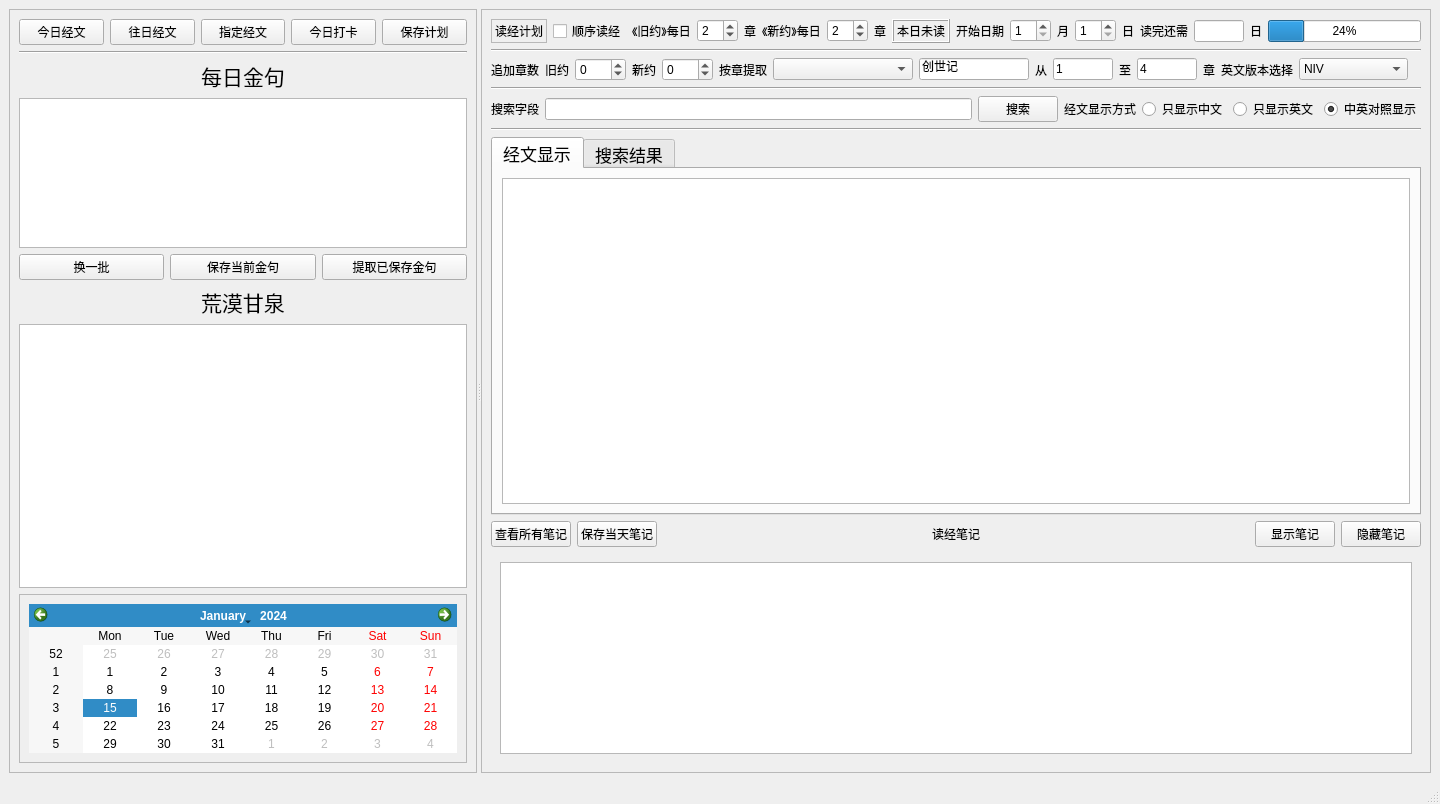
<?xml version="1.0" encoding="UTF-8"?>
<ui version="4.0">
 <class>MainWindow</class>
 <widget class="QMainWindow" name="MainWindow">
  <property name="geometry">
   <rect>
    <x>0</x>
    <y>0</y>
    <width>1440</width>
    <height>804</height>
   </rect>
  </property>
  <property name="windowTitle">
   <string>MainWindow</string>
  </property>
  <widget class="QWidget" name="centralwidget">
   <layout class="QHBoxLayout" name="horizontalLayout">
    <item>
     <widget class="QSplitter" name="splitter">
      <property name="orientation">
       <enum>Qt::Horizontal</enum>
      </property>
      <widget class="QFrame" name="frame">
       <property name="sizePolicy">
        <sizepolicy hsizetype="Minimum" vsizetype="Preferred">
         <horstretch>0</horstretch>
         <verstretch>0</verstretch>
        </sizepolicy>
       </property>
       <property name="minimumSize">
        <size>
         <width>450</width>
         <height>0</height>
        </size>
       </property>
       <property name="frameShape">
        <enum>QFrame::StyledPanel</enum>
       </property>
       <property name="frameShadow">
        <enum>QFrame::Raised</enum>
       </property>
       <layout class="QVBoxLayout" name="verticalLayout">
        <item>
         <layout class="QHBoxLayout" name="horizontalLayout_3">
          <item>
           <widget class="QPushButton" name="pushButton_today">
            <property name="text">
             <string>今日经文</string>
            </property>
           </widget>
          </item>
          <item>
           <widget class="QPushButton" name="pushButton_before">
            <property name="text">
             <string>往日经文</string>
            </property>
           </widget>
          </item>
          <item>
           <widget class="QPushButton" name="pushButton_specified">
            <property name="text">
             <string>指定经文</string>
            </property>
           </widget>
          </item>
          <item>
           <widget class="QPushButton" name="pushButton_check">
            <property name="text">
             <string>今日打卡</string>
            </property>
           </widget>
          </item>
          <item>
           <widget class="QPushButton" name="pushButton_save_plan">
            <property name="text">
             <string>保存计划</string>
            </property>
           </widget>
          </item>
         </layout>
        </item>
        <item>
         <widget class="Line" name="line_5">
          <property name="orientation">
           <enum>Qt::Horizontal</enum>
          </property>
         </widget>
        </item>
        <item>
         <widget class="QLabel" name="label_17">
          <property name="font">
           <font>
            <pointsize>16</pointsize>
           </font>
          </property>
          <property name="text">
           <string>每日金句</string>
          </property>
          <property name="alignment">
           <set>Qt::AlignCenter</set>
          </property>
         </widget>
        </item>
        <item>
         <widget class="QTextBrowser" name="textBrowser_scripture">
          <property name="sizePolicy">
           <sizepolicy hsizetype="Expanding" vsizetype="Maximum">
            <horstretch>0</horstretch>
            <verstretch>0</verstretch>
           </sizepolicy>
          </property>
          <property name="maximumSize">
           <size>
            <width>1900000</width>
            <height>150</height>
           </size>
          </property>
          <property name="font">
           <font>
            <family>Kai</family>
            <pointsize>17</pointsize>
           </font>
          </property>
         </widget>
        </item>
        <item>
         <layout class="QHBoxLayout" name="horizontalLayout_8">
          <item>
           <widget class="QPushButton" name="pushButton_change">
            <property name="text">
             <string>换一批</string>
            </property>
           </widget>
          </item>
          <item>
           <widget class="QPushButton" name="pushButton_save_current">
            <property name="text">
             <string>保存当前金句</string>
            </property>
           </widget>
          </item>
          <item>
           <widget class="QPushButton" name="pushButton_load_saved">
            <property name="text">
             <string>提取已保存金句</string>
            </property>
           </widget>
          </item>
         </layout>
        </item>
        <item>
         <layout class="QHBoxLayout" name="horizontalLayout_2">
          <item>
           <spacer name="horizontalSpacer">
            <property name="orientation">
             <enum>Qt::Horizontal</enum>
            </property>
            <property name="sizeHint" stdset="0">
             <size>
              <width>40</width>
              <height>20</height>
             </size>
            </property>
           </spacer>
          </item>
          <item>
           <widget class="QLabel" name="label">
            <property name="font">
             <font>
              <pointsize>16</pointsize>
             </font>
            </property>
            <property name="text">
             <string>荒漠甘泉</string>
            </property>
           </widget>
          </item>
          <item>
           <spacer name="horizontalSpacer_2">
            <property name="orientation">
             <enum>Qt::Horizontal</enum>
            </property>
            <property name="sizeHint" stdset="0">
             <size>
              <width>40</width>
              <height>20</height>
             </size>
            </property>
           </spacer>
          </item>
         </layout>
        </item>
        <item>
         <widget class="QTextBrowser" name="textBrowser">
          <property name="font">
           <font>
            <family>Kai</family>
            <pointsize>17</pointsize>
            <italic>false</italic>
           </font>
          </property>
          <property name="layoutDirection">
           <enum>Qt::LeftToRight</enum>
          </property>
         </widget>
        </item>
        <item>
         <widget class="QFrame" name="frame_3">
          <property name="frameShape">
           <enum>QFrame::StyledPanel</enum>
          </property>
          <property name="frameShadow">
           <enum>QFrame::Raised</enum>
          </property>
          <layout class="QHBoxLayout" name="horizontalLayout_5">
           <item>
            <widget class="QCalendarWidget" name="calendarWidget">
             <property name="sizePolicy">
              <sizepolicy hsizetype="Minimum" vsizetype="Maximum">
               <horstretch>0</horstretch>
               <verstretch>0</verstretch>
              </sizepolicy>
             </property>
             <property name="autoFillBackground">
              <bool>false</bool>
             </property>
            </widget>
           </item>
          </layout>
         </widget>
        </item>
       </layout>
      </widget>
      <widget class="QFrame" name="frame_2">
       <property name="sizePolicy">
        <sizepolicy hsizetype="Minimum" vsizetype="Preferred">
         <horstretch>0</horstretch>
         <verstretch>0</verstretch>
        </sizepolicy>
       </property>
       <property name="minimumSize">
        <size>
         <width>900</width>
         <height>0</height>
        </size>
       </property>
       <property name="maximumSize">
        <size>
         <width>16777215</width>
         <height>16777215</height>
        </size>
       </property>
       <property name="frameShape">
        <enum>QFrame::StyledPanel</enum>
       </property>
       <property name="frameShadow">
        <enum>QFrame::Raised</enum>
       </property>
       <layout class="QVBoxLayout" name="verticalLayout_2">
        <item>
         <layout class="QHBoxLayout" name="horizontalLayout_10">
          <item>
           <widget class="QLabel" name="label_21">
            <property name="frameShape">
             <enum>QFrame::StyledPanel</enum>
            </property>
            <property name="frameShadow">
             <enum>QFrame::Sunken</enum>
            </property>
            <property name="text">
             <string>读经计划</string>
            </property>
           </widget>
          </item>
          <item>
           <widget class="QCheckBox" name="checkBox_order">
            <property name="text">
             <string>顺序读经</string>
            </property>
           </widget>
          </item>
          <item>
           <widget class="QLabel" name="label_3">
            <property name="text">
             <string>《旧约》每日</string>
            </property>
           </widget>
          </item>
          <item>
           <widget class="QSpinBox" name="spinBox_old">
            <property name="value">
             <number>2</number>
            </property>
           </widget>
          </item>
          <item>
           <widget class="QLabel" name="label_23">
            <property name="text">
             <string>章</string>
            </property>
           </widget>
          </item>
          <item>
           <widget class="QLabel" name="label_24">
            <property name="text">
             <string>《新约》每日</string>
            </property>
           </widget>
          </item>
          <item>
           <widget class="QSpinBox" name="spinBox_new">
            <property name="value">
             <number>2</number>
            </property>
           </widget>
          </item>
          <item>
           <widget class="QLabel" name="label_25">
            <property name="text">
             <string>章</string>
            </property>
           </widget>
          </item>
          <item>
           <widget class="QLabel" name="label_check">
            <property name="sizePolicy">
             <sizepolicy hsizetype="Preferred" vsizetype="Preferred">
              <horstretch>0</horstretch>
              <verstretch>0</verstretch>
             </sizepolicy>
            </property>
            <property name="frameShape">
             <enum>QFrame::Box</enum>
            </property>
            <property name="frameShadow">
             <enum>QFrame::Raised</enum>
            </property>
            <property name="text">
             <string>本日未读</string>
            </property>
            <property name="wordWrap">
             <bool>true</bool>
            </property>
           </widget>
          </item>
          <item>
           <widget class="QLabel" name="label_4">
            <property name="text">
             <string>开始日期</string>
            </property>
           </widget>
          </item>
          <item>
           <widget class="QSpinBox" name="spinBox_start_month">
            <property name="minimum">
             <number>1</number>
            </property>
            <property name="maximum">
             <number>12</number>
            </property>
           </widget>
          </item>
          <item>
           <widget class="QLabel" name="label_5">
            <property name="text">
             <string>月</string>
            </property>
           </widget>
          </item>
          <item>
           <widget class="QSpinBox" name="spinBox_start_date">
            <property name="minimum">
             <number>1</number>
            </property>
            <property name="maximum">
             <number>31</number>
            </property>
           </widget>
          </item>
          <item>
           <widget class="QLabel" name="label_6">
            <property name="text">
             <string>日</string>
            </property>
           </widget>
          </item>
          <item>
           <widget class="QLabel" name="label_7">
            <property name="text">
             <string>读完还需</string>
            </property>
           </widget>
          </item>
          <item>
           <widget class="QLineEdit" name="lineEdit_count_down">
            <property name="sizePolicy">
             <sizepolicy hsizetype="Fixed" vsizetype="Fixed">
              <horstretch>0</horstretch>
              <verstretch>0</verstretch>
             </sizepolicy>
            </property>
            <property name="maximumSize">
             <size>
              <width>50</width>
              <height>16777215</height>
             </size>
            </property>
           </widget>
          </item>
          <item>
           <widget class="QLabel" name="label_8">
            <property name="text">
             <string>日</string>
            </property>
           </widget>
          </item>
          <item>
           <widget class="QProgressBar" name="progressBar">
            <property name="value">
             <number>24</number>
            </property>
           </widget>
          </item>
         </layout>
        </item>
        <item>
         <widget class="Line" name="line_2">
          <property name="orientation">
           <enum>Qt::Horizontal</enum>
          </property>
         </widget>
        </item>
        <item>
         <layout class="QHBoxLayout" name="horizontalLayout_4">
          <item>
           <widget class="QLabel" name="label_14">
            <property name="text">
             <string>追加章数</string>
            </property>
           </widget>
          </item>
          <item>
           <widget class="QLabel" name="label_15">
            <property name="text">
             <string>旧约</string>
            </property>
           </widget>
          </item>
          <item>
           <widget class="QSpinBox" name="spinBox_more_old">
            <property name="minimum">
             <number>-100</number>
            </property>
           </widget>
          </item>
          <item>
           <widget class="QLabel" name="label_16">
            <property name="text">
             <string>新约</string>
            </property>
           </widget>
          </item>
          <item>
           <widget class="QSpinBox" name="spinBox_more_new">
            <property name="minimum">
             <number>-100</number>
            </property>
           </widget>
          </item>
          <item>
           <widget class="QLabel" name="label_9">
            <property name="text">
             <string>按章提取</string>
            </property>
           </widget>
          </item>
          <item>
           <widget class="QComboBox" name="comboBox_book">
            <property name="minimumSize">
             <size>
              <width>140</width>
              <height>0</height>
             </size>
            </property>
           </widget>
          </item>
          <item>
           <widget class="QLineEdit" name="lineEdit_book">
            <property name="text">
             <string>创世记</string>
            </property>
           </widget>
          </item>
          <item>
           <widget class="QLabel" name="label_2">
            <property name="text">
             <string>从</string>
            </property>
           </widget>
          </item>
          <item>
           <widget class="QLineEdit" name="lineEdit_book_chapter">
            <property name="sizePolicy">
             <sizepolicy hsizetype="Fixed" vsizetype="Fixed">
              <horstretch>0</horstretch>
              <verstretch>0</verstretch>
             </sizepolicy>
            </property>
            <property name="maximumSize">
             <size>
              <width>60</width>
              <height>16777215</height>
             </size>
            </property>
            <property name="text">
             <string>1</string>
            </property>
           </widget>
          </item>
          <item>
           <widget class="QLabel" name="label_12">
            <property name="text">
             <string>至</string>
            </property>
           </widget>
          </item>
          <item>
           <widget class="QLineEdit" name="lineEdit_book_chapter2">
            <property name="sizePolicy">
             <sizepolicy hsizetype="Fixed" vsizetype="Fixed">
              <horstretch>0</horstretch>
              <verstretch>0</verstretch>
             </sizepolicy>
            </property>
            <property name="maximumSize">
             <size>
              <width>60</width>
              <height>16777215</height>
             </size>
            </property>
            <property name="text">
             <string>4</string>
            </property>
           </widget>
          </item>
          <item>
           <widget class="QLabel" name="label_10">
            <property name="text">
             <string>章</string>
            </property>
           </widget>
          </item>
          <item>
           <widget class="QLabel" name="label_20">
            <property name="text">
             <string>英文版本选择</string>
            </property>
           </widget>
          </item>
          <item>
           <widget class="QComboBox" name="comboBox_bible_version">
            <property name="sizePolicy">
             <sizepolicy hsizetype="Expanding" vsizetype="Fixed">
              <horstretch>0</horstretch>
              <verstretch>0</verstretch>
             </sizepolicy>
            </property>
            <item>
             <property name="text">
              <string>NIV</string>
             </property>
            </item>
            <item>
             <property name="text">
              <string>KJV</string>
             </property>
            </item>
            <item>
             <property name="text">
              <string>NKJV</string>
             </property>
            </item>
            <item>
             <property name="text">
              <string>ASV</string>
             </property>
            </item>
           </widget>
          </item>
          <item>
           <widget class="QLabel" name="label_13">
            <property name="text">
             <string/>
            </property>
           </widget>
          </item>
         </layout>
        </item>
        <item>
         <widget class="Line" name="line_4">
          <property name="orientation">
           <enum>Qt::Horizontal</enum>
          </property>
         </widget>
        </item>
        <item>
         <layout class="QHBoxLayout" name="horizontalLayout_9">
          <item>
           <widget class="QLabel" name="label_18">
            <property name="text">
             <string>搜索字段</string>
            </property>
           </widget>
          </item>
          <item>
           <widget class="QLineEdit" name="lineEdit_key_words">
            <property name="maximumSize">
             <size>
              <width>500</width>
              <height>16777215</height>
             </size>
            </property>
           </widget>
          </item>
          <item>
           <widget class="QPushButton" name="pushButton_search">
            <property name="text">
             <string>搜索</string>
            </property>
           </widget>
          </item>
          <item>
           <widget class="QLabel" name="label_19">
            <property name="text">
             <string>经文显示方式</string>
            </property>
           </widget>
          </item>
          <item>
           <widget class="QRadioButton" name="radioButton_cn">
            <property name="text">
             <string>只显示中文</string>
            </property>
            <property name="checked">
             <bool>false</bool>
            </property>
           </widget>
          </item>
          <item>
           <widget class="QRadioButton" name="radioButton_eng">
            <property name="text">
             <string>只显示英文</string>
            </property>
           </widget>
          </item>
          <item>
           <widget class="QRadioButton" name="radioButton_cn_eng">
            <property name="text">
             <string>中英对照显示</string>
            </property>
            <property name="checked">
             <bool>true</bool>
            </property>
           </widget>
          </item>
         </layout>
        </item>
        <item>
         <widget class="Line" name="line_3">
          <property name="orientation">
           <enum>Qt::Horizontal</enum>
          </property>
         </widget>
        </item>
        <item>
         <widget class="QTabWidget" name="tabWidget">
          <property name="font">
           <font>
            <pointsize>13</pointsize>
           </font>
          </property>
          <property name="currentIndex">
           <number>0</number>
          </property>
          <widget class="QWidget" name="tab">
           <attribute name="title">
            <string>经文显示</string>
           </attribute>
           <layout class="QHBoxLayout" name="horizontalLayout_11">
            <item>
             <widget class="QTextBrowser" name="textBrowser_bible">
              <property name="font">
               <font>
                <family>Kai</family>
                <pointsize>17</pointsize>
               </font>
              </property>
              <property name="html">
               <string>&lt;!DOCTYPE HTML PUBLIC &quot;-//W3C//DTD HTML 4.0//EN&quot; &quot;http://www.w3.org/TR/REC-html40/strict.dtd&quot;&gt;
&lt;html&gt;&lt;head&gt;&lt;meta name=&quot;qrichtext&quot; content=&quot;1&quot; /&gt;&lt;style type=&quot;text/css&quot;&gt;
p, li { white-space: pre-wrap; }
&lt;/style&gt;&lt;/head&gt;&lt;body style=&quot; font-family:'Kai'; font-size:17pt; font-weight:400; font-style:normal;&quot;&gt;
&lt;p align=&quot;center&quot; style=&quot;-qt-paragraph-type:empty; margin-top:0px; margin-bottom:0px; margin-left:0px; margin-right:0px; -qt-block-indent:0; text-indent:0px;&quot;&gt;&lt;br /&gt;&lt;/p&gt;&lt;/body&gt;&lt;/html&gt;</string>
              </property>
             </widget>
            </item>
           </layout>
          </widget>
          <widget class="QWidget" name="tab_2">
           <attribute name="title">
            <string>搜索结果</string>
           </attribute>
           <layout class="QHBoxLayout" name="horizontalLayout_12">
            <item>
             <widget class="QTextBrowser" name="textBrowser_search_results">
              <property name="font">
               <font>
                <family>Kai</family>
                <pointsize>17</pointsize>
                <weight>50</weight>
                <bold>false</bold>
               </font>
              </property>
              <property name="html">
               <string>&lt;!DOCTYPE HTML PUBLIC &quot;-//W3C//DTD HTML 4.0//EN&quot; &quot;http://www.w3.org/TR/REC-html40/strict.dtd&quot;&gt;
&lt;html&gt;&lt;head&gt;&lt;meta name=&quot;qrichtext&quot; content=&quot;1&quot; /&gt;&lt;style type=&quot;text/css&quot;&gt;
p, li { white-space: pre-wrap; }
&lt;/style&gt;&lt;/head&gt;&lt;body style=&quot; font-family:'Kai'; font-size:17pt; font-weight:400; font-style:normal;&quot;&gt;
&lt;p style=&quot;-qt-paragraph-type:empty; margin-top:0px; margin-bottom:0px; margin-left:0px; margin-right:0px; -qt-block-indent:0; text-indent:0px;&quot;&gt;&lt;br /&gt;&lt;/p&gt;&lt;/body&gt;&lt;/html&gt;</string>
              </property>
             </widget>
            </item>
           </layout>
          </widget>
         </widget>
        </item>
        <item>
         <layout class="QHBoxLayout" name="horizontalLayout_6">
          <item>
           <widget class="QPushButton" name="pushButton_load">
            <property name="text">
             <string>查看所有笔记</string>
            </property>
           </widget>
          </item>
          <item>
           <widget class="QPushButton" name="pushButton_save">
            <property name="text">
             <string>保存当天笔记</string>
            </property>
           </widget>
          </item>
          <item>
           <spacer name="horizontalSpacer_5">
            <property name="orientation">
             <enum>Qt::Horizontal</enum>
            </property>
            <property name="sizeHint" stdset="0">
             <size>
              <width>40</width>
              <height>20</height>
             </size>
            </property>
           </spacer>
          </item>
          <item>
           <widget class="QLabel" name="label_11">
            <property name="frameShape">
             <enum>QFrame::NoFrame</enum>
            </property>
            <property name="frameShadow">
             <enum>QFrame::Raised</enum>
            </property>
            <property name="text">
             <string>读经笔记</string>
            </property>
           </widget>
          </item>
          <item>
           <spacer name="horizontalSpacer_6">
            <property name="orientation">
             <enum>Qt::Horizontal</enum>
            </property>
            <property name="sizeHint" stdset="0">
             <size>
              <width>40</width>
              <height>20</height>
             </size>
            </property>
           </spacer>
          </item>
          <item>
           <widget class="QPushButton" name="pushButton_show_notes">
            <property name="text">
             <string>显示笔记</string>
            </property>
           </widget>
          </item>
          <item>
           <widget class="QPushButton" name="pushButton_hide_notes">
            <property name="text">
             <string>隐藏笔记</string>
            </property>
           </widget>
          </item>
         </layout>
        </item>
        <item>
         <widget class="QWidget" name="widget_notes" native="true">
          <layout class="QHBoxLayout" name="horizontalLayout_7">
           <item>
            <widget class="QPlainTextEdit" name="plainTextEdit">
             <property name="sizePolicy">
              <sizepolicy hsizetype="Expanding" vsizetype="Minimum">
               <horstretch>0</horstretch>
               <verstretch>0</verstretch>
              </sizepolicy>
             </property>
             <property name="font">
              <font>
               <family>Kai</family>
               <pointsize>17</pointsize>
              </font>
             </property>
             <property name="plainText">
              <string/>
             </property>
            </widget>
           </item>
          </layout>
         </widget>
        </item>
       </layout>
      </widget>
     </widget>
    </item>
   </layout>
  </widget>
  <widget class="QMenuBar" name="menubar">
   <property name="geometry">
    <rect>
     <x>0</x>
     <y>0</y>
     <width>1440</width>
     <height>22</height>
    </rect>
   </property>
  </widget>
  <widget class="QStatusBar" name="statusbar"/>
 </widget>
 <resources/>
 <connections/>
</ui>
